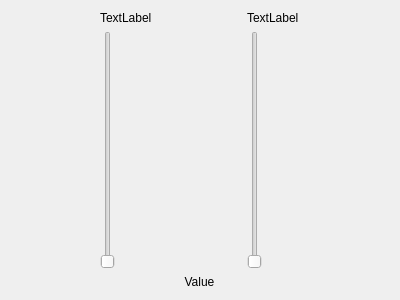
<?xml version="1.0" encoding="UTF-8"?>
<ui version="4.0">
 <class>SliderVComponent</class>
 <widget class="QWidget" name="SliderVComponent">
  <property name="geometry">
   <rect>
    <x>0</x>
    <y>0</y>
    <width>400</width>
    <height>300</height>
   </rect>
  </property>
  <property name="windowTitle">
   <string>Form</string>
  </property>
  <layout class="QGridLayout" name="gridLayout">
   <item row="1" column="1">
    <widget class="QSlider" name="realValueSlider">
     <property name="enabled">
      <bool>false</bool>
     </property>
     <property name="orientation">
      <enum>Qt::Vertical</enum>
     </property>
    </widget>
   </item>
   <item row="2" column="0" colspan="2">
    <widget class="QLabel" name="label">
     <property name="text">
      <string>Value</string>
     </property>
     <property name="alignment">
      <set>Qt::AlignCenter</set>
     </property>
    </widget>
   </item>
   <item row="1" column="0">
    <widget class="QSlider" name="requestSlider">
     <property name="orientation">
      <enum>Qt::Vertical</enum>
     </property>
    </widget>
   </item>
   <item row="0" column="0">
    <widget class="QLabel" name="requestrLabel">
     <property name="text">
      <string>TextLabel</string>
     </property>
    </widget>
   </item>
   <item row="0" column="1">
    <widget class="QLabel" name="realLabel">
     <property name="text">
      <string>TextLabel</string>
     </property>
    </widget>
   </item>
  </layout>
 </widget>
 <resources/>
 <connections/>
</ui>
